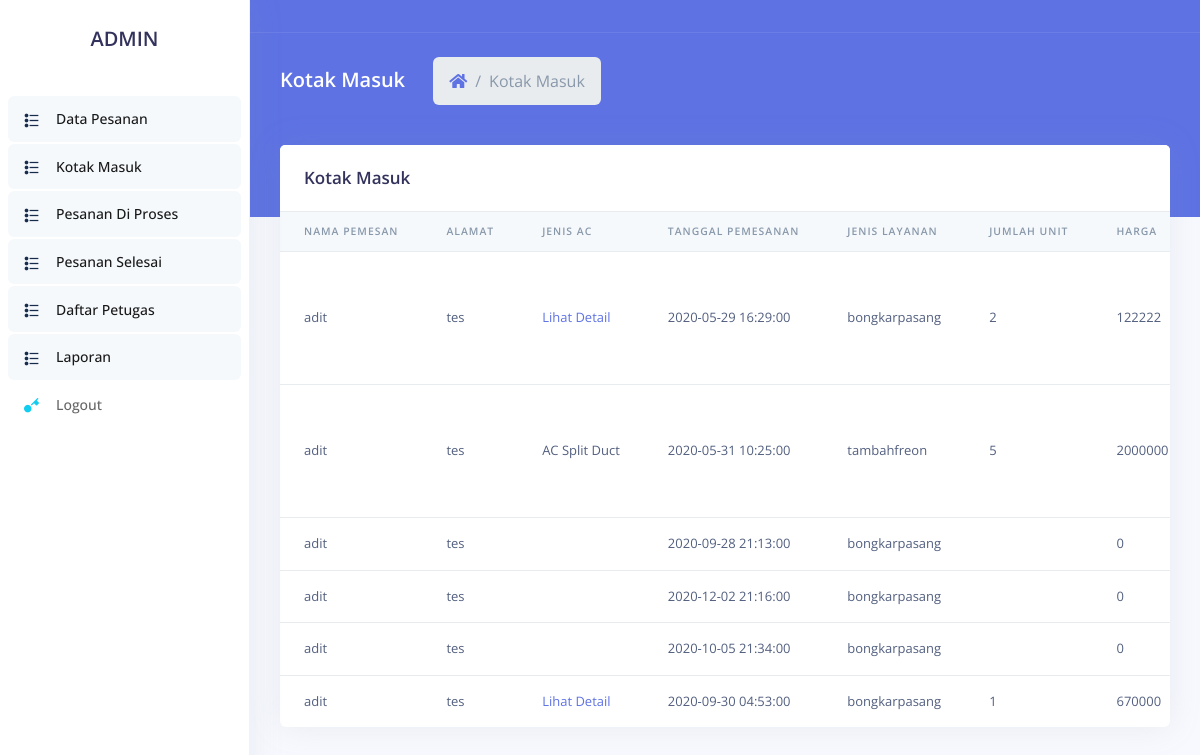
Screenshot of /admin/kotakmasuk.php with the database file from the repository.
### tables this page shows
CREATE TABLE `task` (
  `id` int(10) NOT NULL,
  `nm_pemesan` varchar(200) NOT NULL,
  `alamat` varchar(200) NOT NULL,
  `telp` varchar(12) NOT NULL,
  `jenis_ac` varchar(50) NOT NULL,
  `tgl_pesan` datetime NOT NULL,
  `keterangan` varchar(200) NOT NULL,
  `user_pelangan` varchar(100) NOT NULL,
  `jenis_layanan` varchar(100) NOT NULL,
  `petugas` varchar(100) NOT NULL,
  `harga` decimal(10,0) NOT NULL,
  `status` varchar(10) NOT NULL,
  `tgl_proses` datetime NOT NULL,
  `deskripsi_proses` varchar(100) NOT NULL,
  `bukti_tf` varchar(225) NOT NULL,
  `jm_unit` varchar(20) NOT NULL,
  `jenis_pembayaran` varchar(50) NOT NULL
);

CREATE TABLE `layanan` (
  `id` int(20) NOT NULL,
  `jenisLayanan` varchar(100) NOT NULL,
  `keterangan` varchar(100) NOT NULL
);

CREATE TABLE `jenis_ac` (
  `id` int(10) NOT NULL,
  `jenis` varchar(100) NOT NULL,
  `deskripsi` varchar(100) NOT NULL,
  `harga` decimal(10,0) NOT NULL,
  `kategori` varchar(20) NOT NULL
);

### admin/kotakmasuk.php (the view, shortened to what this page needs)
<!DOCTYPE html>
<html>
<head>
  <link rel="stylesheet" href="../assetsAdmin/vendor/nucleo/css/nucleo.css" type="text/css">
  <link rel="stylesheet" href="../assetsAdmin/vendor/@fortawesome/fontawesome-free/css/all.min.css" type="text/css">
  <link rel="stylesheet" href="../assetsAdmin/css/argon.css?v=1.2.0" type="text/css">
</head>
<body>
  <nav class="sidenav navbar navbar-vertical  fixed-left  navbar-expand-xs navbar-light bg-white" id="sidenav-main">
    <div class="scrollbar-inner">
      <div class="sidenav-header  align-items-center">
        <a class="navbar-brand" href="javascript:void(0)">
          <h2>ADMIN</h2>
        </a>
      </div>
      <div class="navbar-inner">
        <div class="collapse navbar-collapse" id="sidenav-collapse-main">
          <ul class="navbar-nav">
            <li class="nav-item">
              <a class="nav-link active" href="dataPesanan.php">
                <i class="ni ni-bullet-list-67 text-default"></i>
                <span class="nav-link-text">Data Pesanan</span>
              </a>
            </li>
            <li class="nav-item">
              <a class="nav-link active" href="kotakmasuk.php">
                <i class="ni ni-bullet-list-67 text-default"></i>
                <span class="nav-link-text">Kotak Masuk</span>
              </a>
            </li>
            <li class="nav-item">
              <a class="nav-link active" href="pesananDiproses.php">
                <i class="ni ni-bullet-list-67 text-default"></i>
                <span class="nav-link-text">Pesanan Di Proses</span>
              </a>
            </li>
            <li class="nav-item">
              <a class="nav-link active" href="pesananSelesai.php">
                <i class="ni ni-bullet-list-67 text-default"></i>
                <span class="nav-link-text">Pesanan Selesai</span>
              </a>
            </li>
            <li class="nav-item">
              <a class="nav-link active" href="daftarPetugas.php">
                <i class="ni ni-bullet-list-67 text-default"></i>
                <span class="nav-link-text">Daftar Petugas</span>
              </a>
            </li>
            <li class="nav-item">
              <a class="nav-link active" href="laporan1.php">
                <i class="ni ni-bullet-list-67 text-default"></i>
                <span class="nav-link-text">Laporan</span>
              </a>
            </li>
            <li class="nav-item">
              <a class="nav-link" href="logout.php">
                <i class="ni ni-key-25 text-info"></i>
                <span class="nav-link-text">Logout</span>
              </a>
            </li>
          </ul>
        </div>
      </div>
    </div>
  </nav>
  <div class="main-content" id="panel">
    <nav class="navbar navbar-top navbar-expand navbar-dark bg-primary border-bottom">
    </nav>
   <div class="header bg-primary pb-6">
      <div class="container-fluid">
        <div class="header-body">
          <div class="row align-items-center py-4">
            <div class="col-lg-6 col-7">
              <h6 class="h2 text-white d-inline-block mb-0">Kotak Masuk</h6>
              <nav aria-label="breadcrumb" class="d-none d-md-inline-block ml-md-4">
                <ol class="breadcrumb breadcrumb-links breadcrumb-dark">
                  <li class="breadcrumb-item"><a href="#"><i class="fas fa-home"></i></a></li>
                  <li class="breadcrumb-item active" aria-current="page">Kotak Masuk</li>
                </ol>
              </nav>
            </div>
          </div>
        </div>
      </div>
    </div>
    <div class="container-fluid mt--6">
      <div class="row">
        <div class="col">
          <div class="card">
            <div class="card-header border-0">
              <h3 class="mb-0">Kotak Masuk</h3>
            </div>
            <div class="table-responsive">
              <table class="table align-items-center table-flush">
                <thead class="thead-light">
                  <tr>
                    <th scope="col" class="sort" >Nama Pemesan</th>
                    <th scope="col" class="sort" >Alamat</th>
                    <th scope="col" class="sort" >Jenis AC</th>
                    <th scope="col" class="sort" >Tanggal Pemesanan</th>
                    <th scope="col" class="sort" >Jenis Layanan</th>
                    <th scope="col" class="sort" >Jumlah Unit</th>
                    <th scope="col" class="sort" >Harga</th>
                  </tr>
                </thead>
                <tbody class="list">
                  <?php
                    require_once "../koneksi.php";
                    $sql = "SELECT t.*,ja.deskripsi, l.keterangan,l.jenisLayanan as layanan,t.id as tasksid,s.keterangan as status_code FROM `task` t left JOIN `jenis_ac` ja on t.jenis_ac = ja.id
                            INNER JOIN layanan l on t.jenis_layanan = l.jenisLayanan INNER JOIN `status` s on t.status = s.status
                            WHERE t.`status` in ('1','2')";
                    $query = mysqli_query($con, $sql) or die("Gagal". mysqli_error($con));
                    while($tampil = mysqli_fetch_array($query)){
                  ?>
                  <tr>
                    <td><?php echo $tampil['nm_pemesan']; ?></td>
                    <td><?php echo $tampil['alamat']; ?></td>
                    <?php $des = $tampil['jenis_ac'] ; if( $des != "MIXED"){ ?>
                        <td><?php echo $tampil['deskripsi']; ?></td>
                      <?php }else {?>
                        <td><a href="../lihatdetailNew.php?id=<?php echo $tampil['id'];?>" class="genric-btn success radius">Lihat Detail</a></td>
                      <?php }?>
                    <td><?php echo $tampil['tgl_pesan']; ?></td>
                    <td><?php echo $tampil['layanan']; ?></td>
                    <td><?php echo $tampil['jm_unit']; ?></td>
                    <?php
                      require_once "../koneksi.php";
                      $tasksid = $tampil['tasksid'];
                      $sum = "SELECT sum(`harga`) as harga FROM `detil_ac` where `tasks_id` = '$tasksid' ";
                      $query2 = mysqli_query($con, $sum) or die("Gagal". mysqli_error($con));
                      $show = mysqli_fetch_array($query2);
                      $sum1 = "SELECT sum(`harga`) as harga1 FROM `detil_transaksi` where `tasks_id` = '$tasksid' ";
                      $query3 = mysqli_query($con, $sum1) or die("Gagal". mysqli_error($con));
                      $show1 = mysqli_fetch_array($query3);
                      $harga1 = $show['harga'];
                      $harga2 = $show1['harga1'];
                      $total = $show['harga'] + $show1['harga1'];
                      if( $harga1 > 0 || $harga2 > 0){
                    ?>
                      <td><?php echo $total; ?></td>
                    <?php } else {?>
                      <td><?php echo $tampil['harga']; ?></td>
                    <?php } ?>
                  </tr>
                  <?php }?>
                </tbody>
              </table>
  </div>
</body>
</html>

### rows the page displays
task: nm_pemesan "adit", alamat "tes", tgl_pesan "2020-05-29 16:29:00", layanan.jenisLayanan "bongkarpasang", jm_unit "2", total "122222"
task: nm_pemesan "adit", alamat "tes", jenis_ac.deskripsi "AC Split Duct", tgl_pesan "2020-05-31 10:25:00", layanan.jenisLayanan "tambahfreon", jm_unit "5", harga "2000000"
task: nm_pemesan "adit", alamat "tes", tgl_pesan "2020-09-28 21:13:00", layanan.jenisLayanan "bongkarpasang", harga "0"
task: nm_pemesan "adit", alamat "tes", tgl_pesan "2020-12-02 21:16:00", layanan.jenisLayanan "bongkarpasang", harga "0"
task: nm_pemesan "adit", alamat "tes", tgl_pesan "2020-10-05 21:34:00", layanan.jenisLayanan "bongkarpasang", harga "0"
task: nm_pemesan "adit", alamat "tes", tgl_pesan "2020-09-30 04:53:00", layanan.jenisLayanan "bongkarpasang", jm_unit "1", total "670000"
